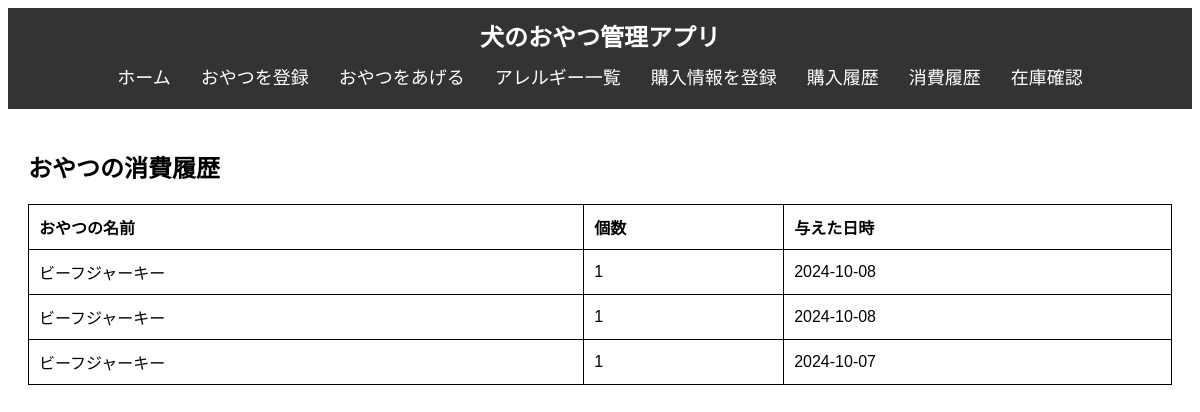
The app's page /give_history, older data.
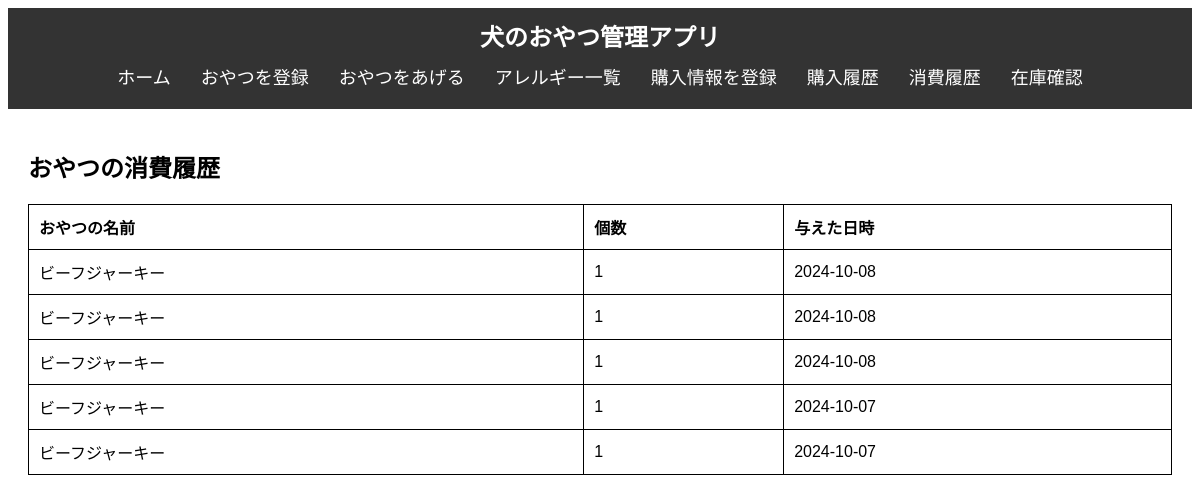
The same page, newer data.
### tables this page shows
CREATE TABLE snack_giving (
            id INTEGER PRIMARY KEY AUTOINCREMENT,
            snack_id INTEGER NOT NULL,
            given_date TEXT NOT NULL,
            quantity INTEGER NOT NULL,
            FOREIGN KEY (snack_id) REFERENCES snacks(id)
        );

CREATE TABLE "snacks" (
	"id"	INTEGER,
	"name"	TEXT NOT NULL,
	"description"	TEXT,
	"purchase_date"	TEXT,
	"allergy_id"	INTEGER,
	PRIMARY KEY("id" AUTOINCREMENT),
	FOREIGN KEY("allergy_id") REFERENCES "allergies"("id")
);

### app.py (the view)
@app.route('/give_history')
def give_snack_history():
    conn = get_db_connection()
    give_snack_history = conn.execute('''
        SELECT g.id, s.name, g.quantity, g.given_date
        FROM snack_giving g
        JOIN snacks s ON g.snack_id = s.id
        ORDER BY g.given_date DESC
    ''').fetchall()
    conn.close()
    return render_template('give_snack_history.html', give_snack_history=give_snack_history)

### app.py (called while the page is built)
def get_db_connection():
    conn = sqlite3.connect('dog_treats.db')
    conn.row_factory = sqlite3.Row
    return conn

### templates/give_snack_history.html
{% extends 'base.html' %}
{% block content %}
    <h2>おやつの消費履歴</h2>
    <table>
        <thead>
            <tr>
                <th>おやつの名前</th>
                <th>個数</th>
                <th>与えた日時</th>
            </tr>
        </thead>
        <tbody>
            {% for entry in give_snack_history %}
            <tr>
                <td>{{ entry.name }}</td>
                <td>{{ entry.quantity }}</td>
                <td>{{ entry.given_date }}</td>
            </tr>
            {% endfor %}
        </tbody>
    </table>
{% endblock %}

### templates/base.html (shortened to what this page needs)
<!DOCTYPE html>
<html lang="ja">
<head>
    <link rel="stylesheet" href="{{ url_for('static', filename='style.css') }}">
</head>
<body>
    <header>
        <h1>犬のおやつ管理アプリ</h1>
        <nav>
            <ul>
                <li><a href="{{ url_for('index') }}">ホーム</a></li>
                <li><a href="{{ url_for('add_snack') }}">おやつを登録</a></li>
                <li><a href="{{ url_for('give_snack') }}">おやつをあげる</a></li>
                <li><a href="{{ url_for('allergies') }}">アレルギー一覧</a></li>
                <li><a href="{{ url_for('purchase_snack') }}">購入情報を登録</a></li>
                <li><a href="{{ url_for('purchase_history') }}">購入履歴</a></li>
                <li><a href="{{ url_for('give_snack_history') }}">消費履歴</a></li>
                <li><a href="{{ url_for('stock') }}">在庫確認</a></li>
            </ul>
        </nav>
    </header>
    <div class="content">
        {% block content %}{% endblock %}
    </div>
</body>
</html>

### static/style.css (style rules this page uses)
body { font-family: Arial, sans-serif; }
header { background-color: #333; color: white; padding: 10px 0; text-align: center; }
header h1 { margin: 0; font-size: 24px; }
nav ul { list-style: none; padding: 0; margin: 10px 0; display: flex; justify-content: center; }
nav ul li { margin: 0 15px; }
nav ul li a { color: white; text-decoration: none; font-size: 18px; }
.content { padding: 20px; }
table { width: 100%; border-collapse: collapse; margin-top: 20px; }
table, th, td { border: 1px solid black; }
th, td { padding: 10px; text-align: left; }

Row changes from the older to the newer data that the page shows:
added snack_giving: name "ビーフジャーキー", quantity "1", given_date "2024-10-08"
added snack_giving: name "ビーフジャーキー", quantity "1", given_date "2024-10-07"
